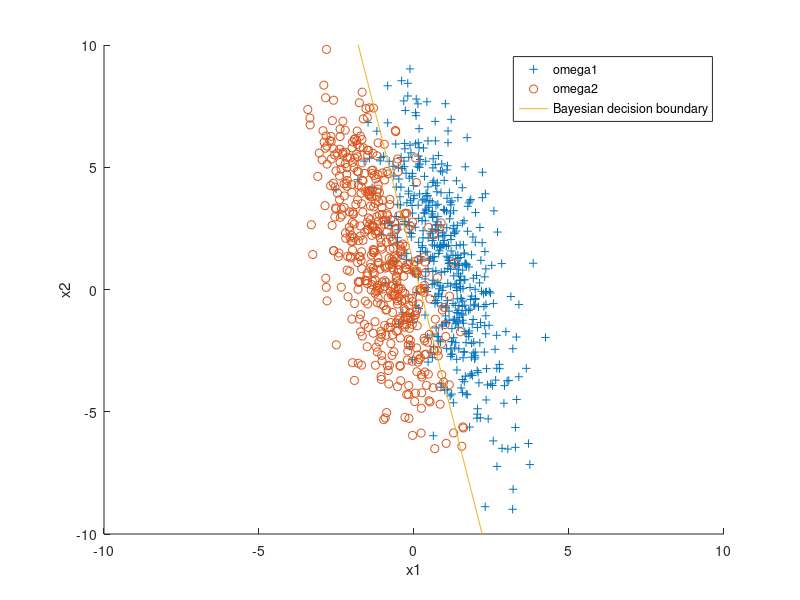

This chart was generated by the following MATLAB code:
clear all;
clc;
close all;

mu1 = [1;1];
mu2 = [-1;1];
cov = [1 -2; -2 10];
pw1 = 0.5;
pw2 = 0.5;

R1 = mvnrnd(mu1,cov,500);
R2 = mvnrnd(mu2,cov,500);
R = [R1;R2];

% Bayesian decision surface
w = inv(cov) * (mu1 - mu2);
x0 = 1/2*(mu1 + mu2)- log(pw1/pw2)./((mu1 - mu2)'*inv(cov)*(mu1 - mu2)) * (mu1 - mu2);
w0 = -w' * x0; % Taking x = [0;0]
 
W = [w;w0];
 
x1 = -5:0.05:5;
x2 = -(W(1) * x1 + W(3))/W(2);
 
% Accuracy
miss = 0;
for i = 1:size(R1,1)
    if(W' * ([R1(i,:)';1] - [x0;1]) < 0)
    miss = miss + 1;
    end
end

for i = 1:size(R2,1)
    if(W' * ([R2(i,:)';1] - [x0;1]) > 0)
    miss = miss + 1;
    end
end

disp('Number of misclassifications')
disp(miss);
disp('Accuracy percentage (on training set)');
disp(((1000 - miss)/1000)*100);

figure
hold on;
xlim([-10 10]);
ylim([-10 10]);
plot(R1(:,1),R1(:,2),'+')
plot(R2(:,1),R2(:,2),'o')
plot(x1,x2);
xlabel('x1')
ylabel('x2')
legend('omega1','omega2','Bayesian decision boundary')
